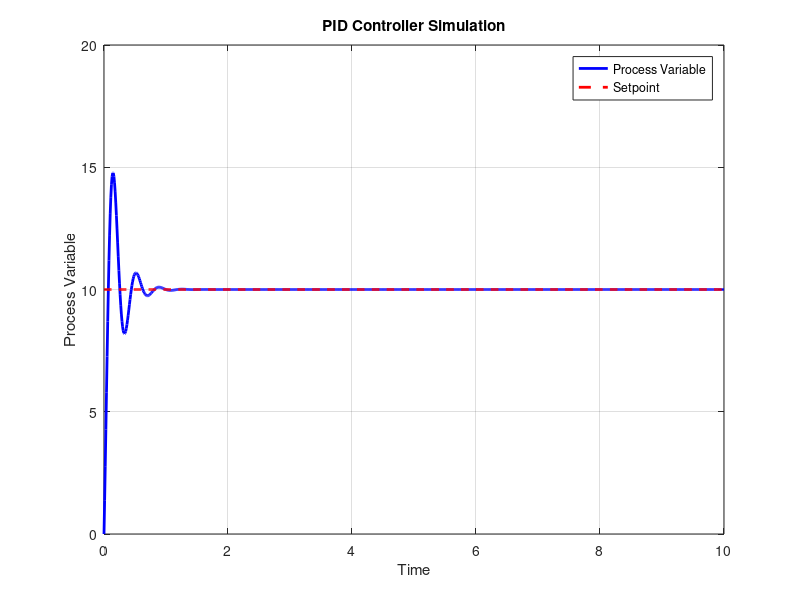

Recreate this plot in MATLAB.

Kp = 1.0;  
Ki = 0.3; 
Kd = 0.06; 

setpoint = 10;
process_variable = 0;

time_values = 0:0.01:10;  
num_points = length(time_values);


process_values = zeros(1, num_points);
error_values = zeros(1, num_points);
integral_values = zeros(1, num_points);
derivative_values = zeros(1, num_points);


for i = 2:num_points
    error = setpoint - process_variable;
    proportional_term = Kp * error;
    if(i>0)
      integral_values(i) = integral_values(i-1) + Ki * error;  
      derivative_values(i) = Kd * (error - error_values(i-1)); 
    end
    
    control_action = proportional_term + integral_values(i) + derivative_values(i);
    process_variable = process_variable +  0.1 * control_action;

    process_values(i) = process_variable;
    error_values(i) = error;
end

figure;

subplot(1, 1, 1);
plot(time_values, process_values, 'b', 'LineWidth', 2);
hold on;
plot(time_values, setpoint * ones(size(time_values)), 'r--', 'LineWidth', 2);
xlabel('Time');
ylabel('Process Variable');
title('PID Controller Simulation');
legend('Process Variable', 'Setpoint');
grid on;

